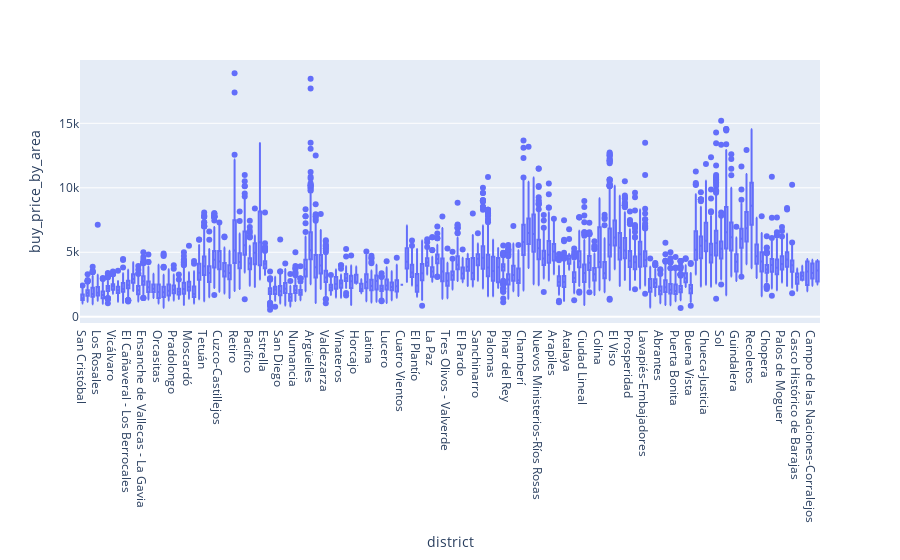

Here is the notebook cell this chart was saved with:
### Code cell
fig = px.box(my_df, x="district", y="buy_price_by_area")  
fig.show()

### Figure 1 — Plotly figure (JSON) as saved in the notebook; plotly's stock layout.template omitted (floating-point values rounded to 4 significant figures; data arrays with more than 128 entries replaced by an {"elided": "..."} marker saying what was removed)
{"data": [{"alignmentgroup": "True", "hovertemplate": "district=%{x}<br>buy_price_by_area=%{y}<extra></extra>", "legendgroup": "", "marker": {"color": "#636efa"}, "name": "", "notched": false, "offsetgroup": "", "orientation": "v", "showlegend": false, "type": "box", "x": {"elided": "21177 str values"}, "x0": " ", "xaxis": "x", "y": {"elided": "21177 int values"}, "y0": " ", "yaxis": "y"}], "layout": {"boxmode": "group", "legend": {"tracegroupgap": 0}, "margin": {"t": 60}, "xaxis": {"anchor": "y", "domain": [0, 1], "title": {"text": "district"}}, "yaxis": {"anchor": "x", "domain": [0, 1], "title": {"text": "buy_price_by_area"}}}}
